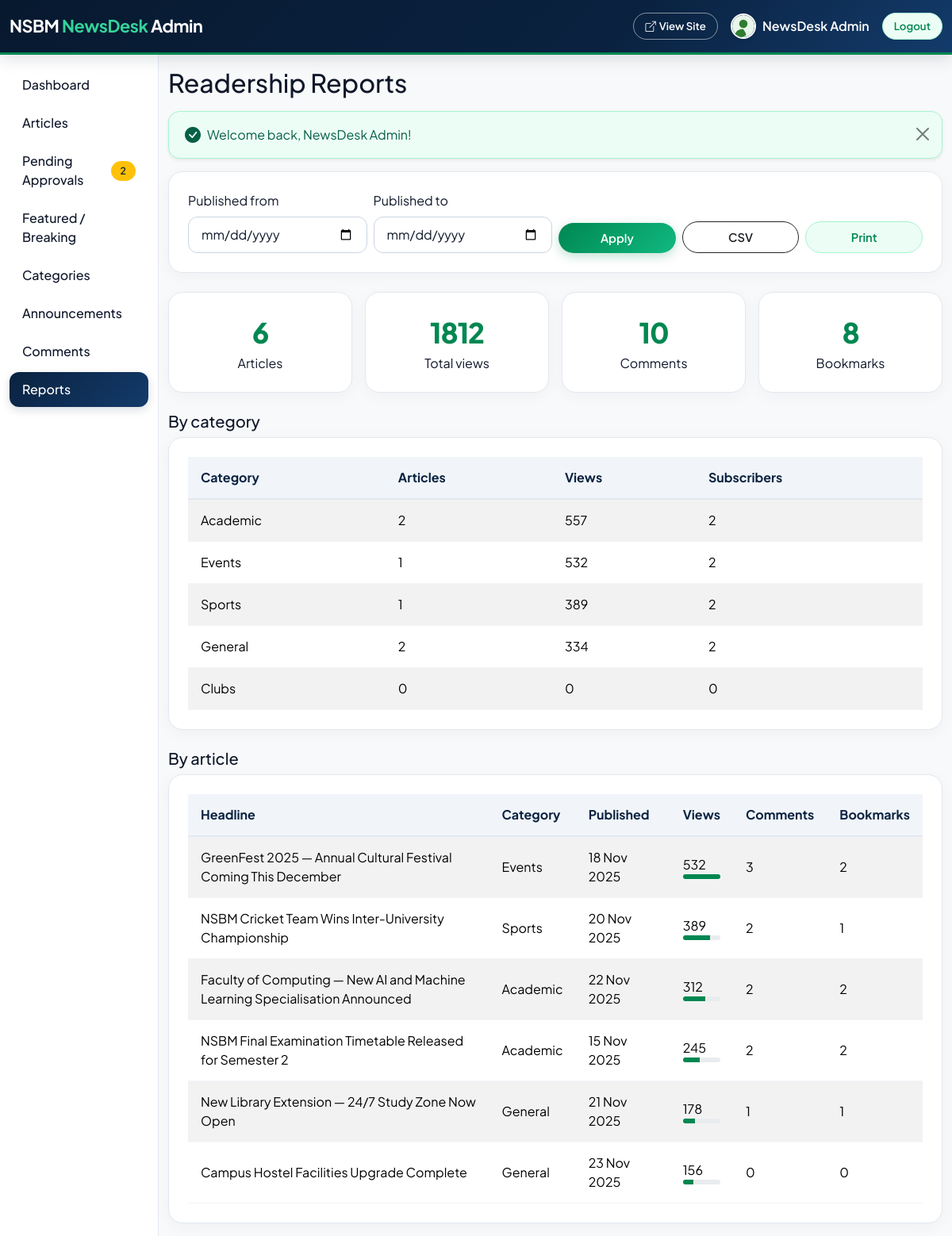
Screenshot of /admin/reports.php (signed in) with the database file from the repository.
### tables this page shows
CREATE TABLE articles (
  id          INT UNSIGNED AUTO_INCREMENT PRIMARY KEY,
  title       VARCHAR(200) NOT NULL,
  body        TEXT NOT NULL,
  image       VARCHAR(255) NULL,
  category_id INT UNSIGNED NOT NULL,
  author_id   INT UNSIGNED NOT NULL,
  status      ENUM('pending','approved','rejected') NOT NULL DEFAULT 'pending',
  is_featured TINYINT(1) NOT NULL DEFAULT 0,
  is_breaking TINYINT(1) NOT NULL DEFAULT 0,
  views       INT UNSIGNED NOT NULL DEFAULT 0,
  created_at  TIMESTAMP NOT NULL DEFAULT CURRENT_TIMESTAMP,
  updated_at  TIMESTAMP NOT NULL DEFAULT CURRENT_TIMESTAMP ON UPDATE CURRENT_TIMESTAMP,
  INDEX idx_status_date (status, created_at),
  CONSTRAINT fk_art_cat  FOREIGN KEY (category_id) REFERENCES categories(id) ON DELETE RESTRICT,
  CONSTRAINT fk_art_user FOREIGN KEY (author_id)   REFERENCES users(id)      ON DELETE CASCADE
);

CREATE TABLE categories (
  id   INT UNSIGNED AUTO_INCREMENT PRIMARY KEY,
  name VARCHAR(60) NOT NULL UNIQUE
);

### includes/auth.php (called while the page is built, shortened)
<?php
function e($text) {
    return htmlspecialchars((string)$text, ENT_QUOTES, 'UTF-8');
}
function fmt_date($date) {
    return date('d M Y', strtotime($date));
}

### admin/reports.php (the view, shortened to what this page needs)
<?php
require_once __DIR__ . '/../includes/auth.php';
$from = $_GET['from'] ?? '';
$to = $_GET['to'] ?? '';
$pattern = '/^\d{4}-\d{2}-\d{2}$/';
if (!preg_match($pattern, $from)) {
    $from = '';
}
if (!preg_match($pattern, $to)) {
    $to = '';
}
$where = "a.status = 'approved'";
$params = [];
$st = $pdo->prepare("SELECT a.id, a.title, c.name AS cat, a.views, a.created_at,
        (SELECT COUNT(*) FROM comments m WHERE m.article_id = a.id AND m.status = 'visible') AS comments,
        (SELECT COUNT(*) FROM bookmarks b WHERE b.article_id = a.id) AS bookmarks
     FROM articles a JOIN categories c ON c.id = a.category_id
     WHERE $where ORDER BY a.views DESC");
$st->execute($params);
$rows = $st->fetchAll();
require_once __DIR__ . '/../includes/admin_header.php';
require_once __DIR__ . '/../includes/admin_navbar.php';
$totalViews = array_sum(array_column($rows, 'views'));
$totalComments = array_sum(array_column($rows, 'comments'));
$totalBookmarks = array_sum(array_column($rows, 'bookmarks'));
$maxViews = max(1, (int)($rows[0]['views'] ?? 1));
$catRows = $pdo->query("SELECT c.name, COUNT(a.id) AS articles, COALESCE(SUM(a.views), 0) AS views,
        (SELECT COUNT(*) FROM subscriptions s WHERE s.category_id = c.id) AS subscribers
     FROM categories c LEFT JOIN articles a ON a.category_id = c.id AND a.status = 'approved'
     GROUP BY c.id, c.name ORDER BY views DESC")->fetchAll();
$qs = http_build_query(array_filter(['from' => $from, 'to' => $to]));
?>
<form method="get" class="box mb-4 no-print">
  <div class="row g-2 align-items-end">
    <div class="col-md-3">
      <label class="form-label" for="from">Published from</label>
      <input type="date" class="form-control" id="from" name="from" value="<?= e($from) ?>">
    </div>
    <div class="col-md-3">
      <label class="form-label" for="to">Published to</label>
      <input type="date" class="form-control" id="to" name="to" value="<?= e($to) ?>">
    </div>
    <div class="col-md-2"><button class="btn btn-green w-100">Apply</button></div>
    <div class="col-md-2"><a class="btn btn-outline-dark w-100" href="reports.php?export=csv&amp;<?= $qs ?>">CSV</a></div>
    <div class="col-md-2"><button type="button" class="btn btn-light-green w-100" onclick="window.print()">Print</button></div>
  </div>
</form>
<div class="row g-3 mb-4">
  <div class="col-6 col-md-3"><div class="box text-center"><div class="big-number"><?= count($rows) ?></div>Articles</div></div>
  <div class="col-6 col-md-3"><div class="box text-center"><div class="big-number"><?= number_format($totalViews) ?></div>Total views</div></div>
  <div class="col-6 col-md-3"><div class="box text-center"><div class="big-number"><?= number_format($totalComments) ?></div>Comments</div></div>
  <div class="col-6 col-md-3"><div class="box text-center"><div class="big-number"><?= number_format($totalBookmarks) ?></div>Bookmarks</div></div>
</div>
<h5>By category</h5>
<div class="box table-responsive mb-4">
  <table class="table table-striped mb-0">
    <thead class="table-success">
      <tr><th>Category</th><th>Articles</th><th>Views</th><th>Subscribers</th></tr>
    </thead>
    <tbody>
      <?php foreach ($catRows as $c): ?>
        <tr>
          <td><?= e($c['name']) ?></td>
          <td><?= (int)$c['articles'] ?></td>
          <td><?= number_format((int)$c['views']) ?></td>
          <td><?= (int)$c['subscribers'] ?></td>
        </tr>
      <?php endforeach; ?>
    </tbody>
  </table>
</div>
<h5>By article</h5>
<div class="box table-responsive">
  <table class="table table-striped align-middle mb-0">
    <thead class="table-success">
      <tr><th>Headline</th><th>Category</th><th>Published</th><th>Views</th><th>Comments</th><th>Bookmarks</th></tr>
    </thead>
    <tbody>
      <?php foreach ($rows as $r): ?>
        <tr>
          <td><?= e($r['title']) ?></td>
          <td><?= e($r['cat']) ?></td>
          <td><?= fmt_date($r['created_at']) ?></td>
          <td>
            <?= (int)$r['views'] ?>
            <div class="progress" style="height: 6px;">
              <div class="progress-bar bg-success" style="width: <?= round($r['views'] / $maxViews * 100) ?>%"></div>
            </div>
          </td>
          <td><?= (int)$r['comments'] ?></td>
          <td><?= (int)$r['bookmarks'] ?></td>
        </tr>
      <?php endforeach; ?>
    </tbody>
  </table>
</div>
<?php require __DIR__ . '/../includes/admin_footer.php'; ?>

### assests/css/style.css (style rules this page uses)
:root { --nsbm-navy: #0a2240; --nsbm-navy-dark: #07192f; --nsbm-navy-light: #133b6b; --nsbm-blue-accent: #2563eb; --green: #008751; --dark-green: #006b40; --light-green: #10b981; --green-mint: #34d399; --green-subtle: #ecfdf5; --bg-page: #f8fafc; --card-bg: #ffffff; --border-color: #e2e8f0; --text-main: #0f172a; --text-muted: #64748b; --bs-success: #008751; --bs-success-rgb: 0, 135, 81; --bs-primary: #0a2240; --bs-primary-rgb: 10, 34, 64; }
body { font-family: 'Plus Jakarta Sans', system-ui, -apple-system, BlinkMacSystemFont, "Segoe UI", Roboto, sans-serif; background-color: var(--bg-page); color: var(--text-main); -webkit-font-smoothing: antialiased; }
.btn { border-radius: 50px; font-weight: 600; padding: 8px 20px; font-size: 0.92rem; transition: all 0.25s cubic-bezier(0.16, 1, 0.3, 1); }
.btn-green { background: linear-gradient(135deg, var(--green) 0%, var(--light-green) 100%); color: #ffffff; border: none; box-shadow: 0 4px 14px rgba(0, 135, 81, 0.25); }
.btn-light-green { background-color: var(--green-subtle); color: var(--green); border: 1.5px solid #a7f3d0; font-weight: 600; }
.box { background-color: var(--card-bg); border: 1px solid var(--border-color); border-radius: 18px; padding: 24px; box-shadow: 0 4px 20px rgba(10, 34, 64, 0.04); transition: all 0.3s ease; }
.form-control, .form-select { border-radius: 12px; border: 1.5px solid #cbd5e1; padding: 10px 16px; color: var(--text-main); transition: border-color 0.2s, box-shadow 0.2s; }
.table { background-color: var(--card-bg); border-collapse: separate; border-spacing: 0; }
.table thead th { background-color: #f1f5f9; color: var(--nsbm-navy); font-weight: 700; border-bottom: 2px solid var(--border-color); padding: 14px 16px; }
.table tbody td { padding: 14px 16px; border-bottom: 1px solid #f1f5f9; vertical-align: middle; }
.big-number { font-size: 2.2rem; font-weight: 800; color: var(--green); letter-spacing: -0.03em; }

### rows the page displays
articles: title "GreenFest 2025 — Annual Cultural Festival Coming This December", category.name "Events", created_at "18 Nov 2025", views "532", comments "3", bookmarks "2"
articles: title "NSBM Cricket Team Wins Inter-University Championship", category.name "Sports", created_at "20 Nov 2025", views "389", $r['views'] / $maxViews * 100 73 (drawn), comments "2", bookmarks "1"
articles: title "Faculty of Computing — New AI and Machine Learning Specialisation Announced", category.name "Academic", created_at "22 Nov 2025", views "312", $r['views'] / $maxViews * 100 59 (drawn), comments "2", bookmarks "2"
articles: title "NSBM Final Examination Timetable Released for Semester 2", category.name "Academic", created_at "15 Nov 2025", views "245", $r['views'] / $maxViews * 100 46 (drawn), comments "2", bookmarks "2"
articles: title "New Library Extension — 24/7 Study Zone Now Open", category.name "General", created_at "21 Nov 2025", views "178", $r['views'] / $maxViews * 100 33 (drawn), comments "1", bookmarks "1"
articles: title "Campus Hostel Facilities Upgrade Complete", category.name "General", created_at "23 Nov 2025", views "156", $r['views'] / $maxViews * 100 29 (drawn), comments "0", bookmarks "0"

### other values shown
user()['name'] "NewsDesk Admin"
$link[1] "Dashboard"
$link[1] "Articles"
$link[1] "Pending Approvals"
$pendingCount "2"
$link[1] "Featured / Breaking"
$link[1] "Categories"
$link[1] "Announcements"
$link[1] "Comments"
$link[1] "Reports"
$adminTitle "Readership Reports"
$f[1] "Welcome back, NewsDesk Admin!"
count($rows) "6"
$totalViews "1812"
$totalComments "10"
